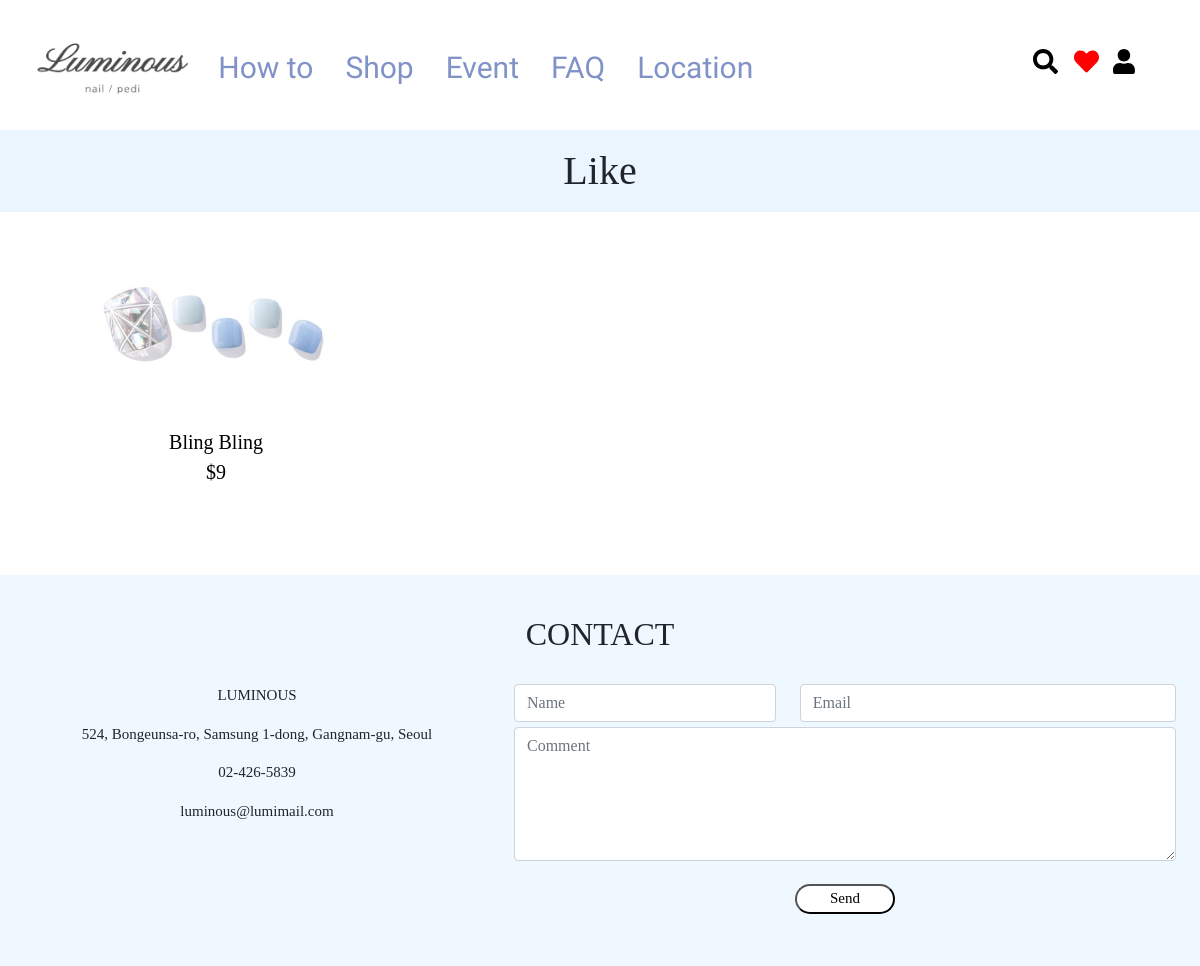
/page/likes/ (signed in), run on the app's committed database.
### web/models.py (models this page shows, shortened)
class Like(models.Model):
    userID = models.TextField()
    product = models.ForeignKey(Product, on_delete=models.CASCADE)

class Product(models.Model):
    title = models.CharField(max_length=100)
    content = models.TextField(blank=True, null=True)
    price = models.CharField(max_length=7)
    image = models.ImageField(upload_to='product')
    category = models.CharField(max_length=20)
    special = models.CharField(max_length=8, blank=True, null=True)

### web/views.py (the view)
# urls.py: path('likes/',views.like, name='like'),
def like(request):
    userID = request.user.id
    results = Like.objects.filter(userID__icontains=userID)
    context = {
        'products' : results
    }
    return render(request, 'page/like.html', context)

### web/templates/page/like.html (shortened to what this page needs)
{% extends 'page/base.html' %}
    {% load static %}
    {% block content %}
    <h1 style="padding:17px; background-color:#EBF5FF" id="head">Like</h1>
    <section class="container text-center">
        <div class="row">
            {% if products %}
            <div class="row">
                {% for item in products %}
                <div class="col-sm-4">
                    <a href="{% url 'detail' item.product.id %}" style="text-decoration: none; color: black;">
                        <img src="{{ item.product.image.url }}" style="overflow: hidden;" width="70%" height="auto">
                    <p style="font-size:20px; text-align:center; margin-bottom: 40px;">{{ item.product.title }}<br>${{ item.product.price }}</p>
                    </a>
                </div>
                {% endfor %}
            </div>
            {% else %}
            <p style="font-size:40px; text-align:center; margin-top: 50px; margin-bottom: 50px;">You have No Likes!<br>Let's add one</p>
            {% endif %}
        </div>
    </section>
    {% endblock content %}

### web/static/page/css/base.css (style rules this page uses)
* { font-family: 'Playfair Display', serif; }
#head { text-align : center; }

### data on the page
Like: product.image (picture), product "Bling Bling", product.price "9"
